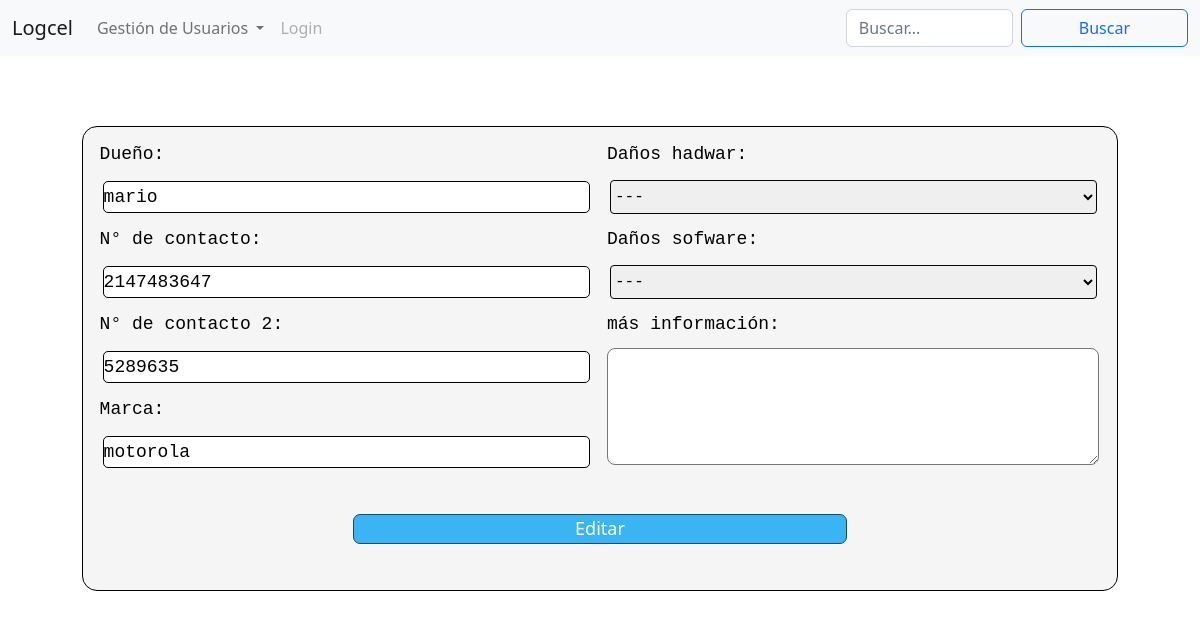
/editarUsuario.php?id=22, run on the app's committed database.
### tables this page shows
CREATE TABLE `logcel_usuarios` (
  `us_Id` int(11) NOT NULL,
  `us_Nombre` varchar(65) NOT NULL,
  `us_Nrocontacto` int(10) NOT NULL,
  `us_Nrocontacto_2` int(10) NOT NULL,
  `us_Marca` varchar(30) NOT NULL,
  `us_Dañoshad` varchar(2) NOT NULL,
  `us_Dañossof` varchar(2) NOT NULL,
  `us_textinfo` tinytext NOT NULL
);

### editarUsuario.php (the view, shortened to what this page needs)
<?php
    include("menu.php")
?>
<?php
  $con=conn();
  $sql="SELECT * FROM `Logcel_usuarios` WHERE `us_Id`=".$_REQUEST['id'];
  $resul = mysqli_query($con, $sql);
  while($rowTotal = mysqli_fetch_assoc($resul)){
    ?>
    <div class="container">
        <form action="eddit_user.php" method="POST"  class="fContaimer">
                <div class="col">
                    <label for="name">Dueño:</label>
                    <input type="text"" name="usernuevo" id="name" value="<?php echo $rowTotal['us_Nombre']?>">
                    <label>N° de contacto:</label>
                    <input type="text""  name="ncontanuevo" id="nucont" value="<?php echo $rowTotal['us_Nrocontacto']?>">
                    <label>N° de contacto 2:</label>
                    <input type="text"" name="ncont2nuevo" id="nucont2" value="<?php echo $rowTotal['us_Nrocontacto_2']?>">
                    <label>Marca:</label>
                    <input type="text"" name="marcanuevo" id="marc" value="<?php echo $rowTotal['us_Marca']?>">
                </div>
                <div class="col">
                    <label>Daños hadwar:</label>
                        <select name="Hadnuevo"  id="dahad" value="<?php  echo $rowTotal['us_Dañoshad']?>">
                            <option value="--">---</option>
                        </select>
                    <label>Daños sofware:</label>
                        <select name="Sofnuevo" id="dasof" value="<?php echo $rowTotal['us_Dañossof']?>" >
                            <option value="--">---</option>
                        </select>
                    <label>más información:</label>
                    <textarea name="infonuevo" id="" cols="30" rows="7" value="<?php echo $rowTotal['us_textinfo']?>"></textarea>
                </div>
            <div class="btn">
                <input type="submit" value="Editar" name="guardar">
            </div>
        </form>
    </div>
<?php
  }
?>

### styles/styles.css (style rules this page uses)
* { margin: 0; padding: 0; box-sizing: border-box; }
body { background-color: whitesmoke; }
.fContaimer { margin: 70px 40px; background-color: whitesmoke; padding: 0.6em; display: flex; flex-wrap: wrap; border: 1.5px solid #000000; border-radius: 15px; }
.col { width: 50%; display: flex; flex-direction: column; }
.col input { margin: 9px 10px; border-radius: 5px; height: 32px; border: 1px solid black; font-family: 'Courier New', Courier, monospace; font-size: large; }
.col select { margin: 8px 10px; height: 34px; border-radius: 4px; border: 1px solid #070707; font-family: 'Courier New', Courier, monospace; }
.col textarea { border-radius: 8px; margin: 6px 7px; max-height: 117px; min-height: 117px; max-width: 97%; min-width: 97%; }
.col label { margin: 4px 7px; color: black; font-family: 'Courier New', Courier, monospace; font-size: large; }
.btn { display: flex; flex-wrap: wrap; justify-content: center; width: 100%; }
.btn input { width: 50%; height: 30px; margin: 30px 40px; color: white; background: #3AB4F2; border: 1px solid #184b64; border-radius: 7px; cursor: pointer; font-size: large; padding: 5px auto; }

### data on the page
logcel_usuarios: usernuevo "mario", ncontanuevo "2147483647", ncont2nuevo "5289635", marcanuevo "motorola", Hadnuevo "---", Sofnuevo "---"
